Frame 1 (no input): blank canvas, image omitted
Frame 60 (the mouse pressed at the canvas centre just before this capture): blank canvas, image omitted
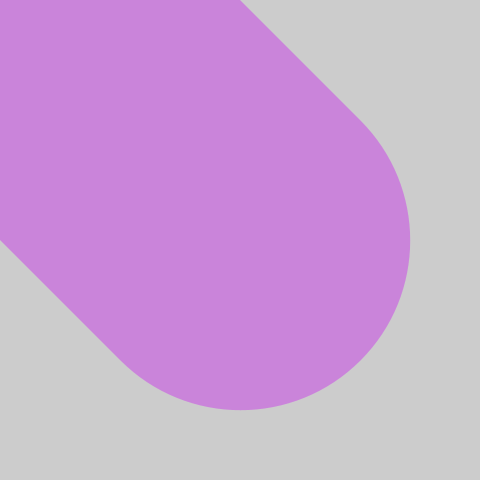
Frame 120 (the mouse held since frame 60 and released just before this capture)

The Processing sketch whose frames 1 and 60 were blank and that drew this single picture after the mouse press (run headless with seeded random() and noise(); from frame 60 on, the mouse is pressed at the canvas centre):

// Processing sketch: processing_18788
// ── processing_18788.pde

void setup(){
  size(480,480);
  smooth();
  stroke(0,102);
}

void draw(){
  float weight = dist(mouseX, mouseY, pmouseX, pmouseY);
  strokeWeight(weight);
  stroke(200,25,mouseX,102);
  line(mouseX,mouseY, pmouseX, pmouseY);
}
